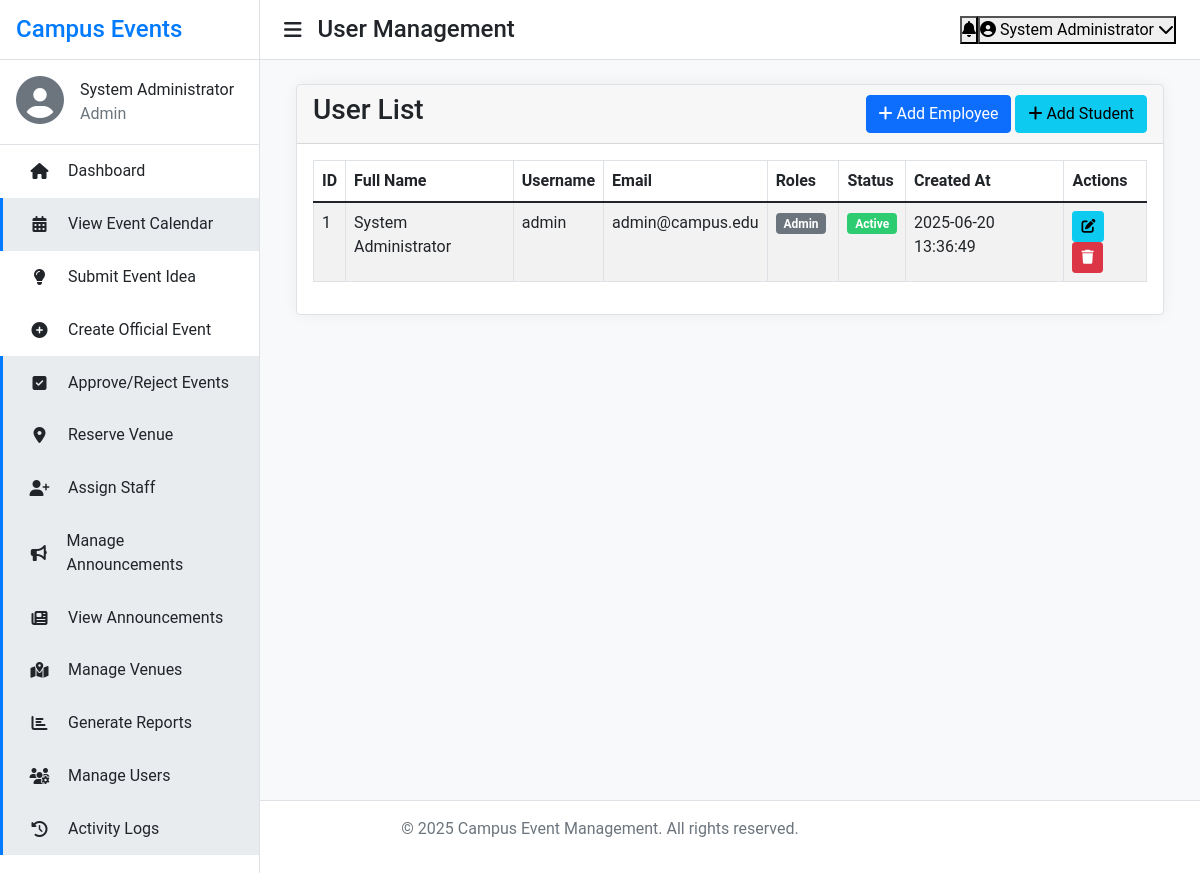
/views/admin/users/index.php (signed in), run on the app's committed database.
### tables this page shows
CREATE TABLE IF NOT EXISTS `users` (
    `id` INT PRIMARY KEY AUTO_INCREMENT,
    `username` VARCHAR(50) NOT NULL UNIQUE,
    `password` VARCHAR(255) NOT NULL,
    `full_name` VARCHAR(100) NOT NULL,
    `email` VARCHAR(100) NOT NULL UNIQUE,
    `department` VARCHAR(100) NULL,
    `position` VARCHAR(100) NULL,
    `student_number` VARCHAR(20) NULL,
    `phone` VARCHAR(20) NULL,
    `status` ENUM('active', 'inactive') DEFAULT 'active',
    `created_at` TIMESTAMP DEFAULT CURRENT_TIMESTAMP,
    `updated_at` TIMESTAMP DEFAULT CURRENT_TIMESTAMP ON UPDATE CURRENT_TIMESTAMP,
    INDEX `idx_username` (`username`),
    INDEX `idx_email` (`email`),
    INDEX `idx_department` (`department`),
    INDEX `idx_status` (`status`)
);

### views/admin/users/index.php (the view, shortened to what this page needs)
<?php
$conn = get_db_connection();
$stmt = $conn->prepare("
    SELECT u.*, GROUP_CONCAT(r.name SEPARATOR ', ') as roles
    FROM users u
    LEFT JOIN user_roles ur ON u.id = ur.user_id
    LEFT JOIN roles r ON ur.role_id = r.id
    GROUP BY u.id
    ORDER BY u.created_at DESC
");
$stmt->execute();
$users = $stmt->fetchAll(PDO::FETCH_ASSOC);
require_once __DIR__ . '/../../includes/header.php';
?>
<div class="container-fluid">
    <div class="row">
        <div class="col-12">
            <div class="card">
                <div class="card-header d-flex justify-content-between align-items-center">
                    <h3 class="card-title">User List</h3>
                    <div class="card-tools">
                        <a href="create.php?type=employee" class="btn btn-primary">
                            <i class="fas fa-plus"></i> Add Employee
                        </a>
                        <a href="create.php?type=student" class="btn btn-info">
                            <i class="fas fa-plus"></i> Add Student
                        </a>
                    </div>
                </div>
                <div class="card-body">
                    <table id="users-table" class="table table-bordered table-striped">
                        <thead>
                            <tr>
                                <th>ID</th>
                                <th>Full Name</th>
                                <th>Username</th>
                                <th>Email</th>
                                <th>Roles</th>
                                <th>Status</th>
                                <th>Created At</th>
                                <th>Actions</th>
                            </tr>
                        </thead>
                        <tbody>
                            <?php foreach ($users as $user): ?>
                                <tr>
                                    <td><?= htmlspecialchars($user['id']) ?></td>
                                    <td><?= htmlspecialchars($user['full_name']) ?></td>
                                    <td><?= htmlspecialchars($user['username']) ?></td>
                                    <td><?= htmlspecialchars($user['email']) ?></td>
                                    <td>
                                        <?php
                                        $roles = !empty($user['roles']) ? explode(', ', $user['roles']) : [];
                                        foreach ($roles as $role) {
                                            echo '<span class="badge bg-secondary me-1">' . htmlspecialchars($role) . '</span>';
                                        }
                                        ?>
                                    </td>
                                    <td>
                                        <span class="badge <?= $user['status'] === 'active' ? 'bg-success' : 'bg-danger' ?>">
                                            <?= htmlspecialchars(ucfirst($user['status'])) ?>
                                        </span>
                                    </td>
                                    <td><?= htmlspecialchars($user['created_at']) ?></td>
                                    <td>
                                        <a href="edit.php?id=<?= $user['id'] ?>" class="btn btn-info btn-sm" title="Edit">
                                            <i class="fas fa-edit"></i>
                                        </a>
                                        <form action="process.php" method="POST" class="d-inline" onsubmit="return confirm('Are you sure you want to delete this user?');">
                                            <button type="submit" class="btn btn-danger btn-sm" title="Delete">
                                                <i class="fas fa-trash"></i>
                                            </button>
                                        </form>
                                    </td>
                                </tr>
                            <?php endforeach; ?>
                        </tbody>
                    </table>
                </div>
            </div>
        </div>
    </div>
</div>
<?php
require_once __DIR__ . '/../../includes/footer.php';
?>

### assets/css/style.css (style rules this page uses)
* { margin: 0; padding: 0; box-sizing: border-box; }
:root { --primary-color: #f8f9fa; --secondary-color: #e9ecef; --accent-color: #007bff; --text-color: #212529; --border-color: #dee2e6; --sidebar-width: 260px; --header-height: 60px; --danger-color: #e74c3c; --success-color: #2ecc71; --warning-color: #f1c40f; }
body { font-family: 'Roboto', sans-serif; background-color: var(--primary-color); color: var(--text-color); margin: 0; }
.card { border: 1px solid var(--border-color); box-shadow: 0 0 15px rgba(0, 0, 0, 0.05); }
.justify-content-between { justify-content: space-between !important; }
.bg-success { background-color: var(--success-color) !important; }
.d-flex { display: flex !important; }
.align-items-center { align-items: center !important; }

### data on the page
users: id "1", full_name "System Administrator", username "admin", email "admin@campus.edu", role "Admin", status "Active", created_at "2025-06-20 13:36:49"

### other printed values
$userFullName "System Administrator"
$userRoleDisplay "Admin"
$item['label'] "Dashboard"
$item['label'] "View Event Calendar"
$item['label'] "Submit Event Idea"
$item['label'] "Create Official Event"
$item['label'] "Approve/Reject Events"
$item['label'] "Reserve Venue"
$item['label'] "Assign Staff"
$item['label'] "Manage Announcements"
$item['label'] "View Announcements"
$item['label'] "Manage Venues"
$item['label'] "Generate Reports"
$item['label'] "Manage Users"
$item['label'] "Activity Logs"
